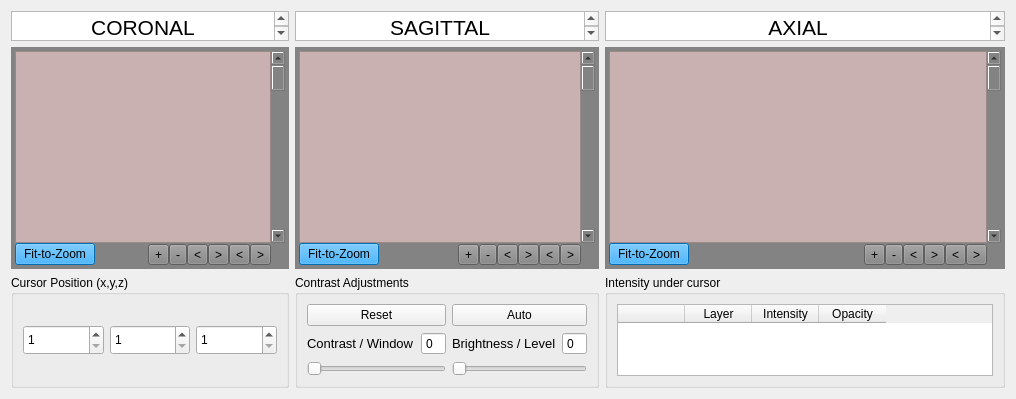
                 <widget class="QWidget" name="page_14">
                  <layout class="QGridLayout" name="gridLayout_106" rowstretch="1,0,0" columnstretch="1,1,1">
                   <item row="1" column="0">
                    <widget class="QFrame" name="frame_11">
                     <property name="minimumSize">
                      <size>
                       <width>0</width>
                       <height>200</height>
                      </size>
                     </property>
                     <property name="styleSheet">
                      <string notr="true">border-color: rgb(170, 170, 170);
background-color: rgb(131, 131, 131);
</string>
                     </property>
                     <property name="frameShape">
                      <enum>QFrame::NoFrame</enum>
                     </property>
                     <layout class="QGridLayout" name="gridLayout_146">
                      <property name="leftMargin">
                       <number>4</number>
                      </property>
                      <property name="topMargin">
                       <number>4</number>
                      </property>
                      <property name="rightMargin">
                       <number>4</number>
                      </property>
                      <property name="bottomMargin">
                       <number>4</number>
                      </property>
                      <property name="spacing">
                       <number>0</number>
                      </property>
                      <item row="1" column="0" rowspan="2">
                       <widget class="QPushButton" name="fit_to_zoom_data3d0">
                        <property name="styleSheet">
                         <string notr="true">
background-color: rgb(0, 153, 255);</string>
                        </property>
                        <property name="text">
                         <string>Fit-to-Zoom</string>
                        </property>
                        <property name="autoDefault">
                         <bool>false</bool>
                        </property>
                        <property name="default">
                         <bool>false</bool>
                        </property>
                        <property name="flat">
                         <bool>false</bool>
                        </property>
                       </widget>
                      </item>
                      <item row="0" column="0" colspan="9">
                       <widget class="QVTKRenderWindowInteractor" name="vtkWidget_data_coronal">
                        <property name="styleSheet">
                         <string notr="true">background-color: rgb(200, 177, 176);</string>
                        </property>
                       </widget>
                      </item>
                      <item row="0" column="9">
                       <widget class="QScrollBar" name="Scroll_data3d0">
                        <property name="pageStep">
                         <number>10</number>
                        </property>
                       </widget>
                      </item>
                      <item row="2" column="8">
                       <layout class="QHBoxLayout" name="horizontalLayout_36">
                        <item>
                         <widget class="QToolButton" name="go_down_data3d0">
                          <property name="text">
                           <string>&lt;</string>
                          </property>
                          <property name="icon">
                           <iconset theme="QIcon::ThemeIcon::GoDown"/>
                          </property>
                         </widget>
                        </item>
                        <item>
                         <widget class="QToolButton" name="go_up_data3d0">
                          <property name="text">
                           <string>&gt;</string>
                          </property>
                          <property name="icon">
                           <iconset theme="QIcon::ThemeIcon::GoUp"/>
                          </property>
                         </widget>
                        </item>
                        <item>
                         <widget class="QToolButton" name="go_left_data3d0">
                          <property name="text">
                           <string>&lt;</string>
                          </property>
                         </widget>
                        </item>
                        <item>
                         <widget class="QToolButton" name="go_right_data3d0">
                          <property name="text">
                           <string>&gt;</string>
                          </property>
                         </widget>
                        </item>
                       </layout>
                      </item>
                      <item row="2" column="7">
                       <layout class="QHBoxLayout" name="horizontalLayout_37">
                        <item>
                         <widget class="QToolButton" name="zoom_in_data3d0">
                          <property name="text">
                           <string>+</string>
                          </property>
                         </widget>
                        </item>
                        <item>
                         <widget class="QToolButton" name="zoom_out_data3d0">
                          <property name="text">
                           <string>-</string>
                          </property>
                         </widget>
                        </item>
                       </layout>
                      </item>
                     </layout>
                     <zorder>vtkWidget_data_coronal</zorder>
                     <zorder>Scroll_data3d0</zorder>
                     <zorder>fit_to_zoom_data3d0</zorder>
                    </widget>
                   </item>
                   <item row="2" column="1">
                    <widget class="QGroupBox" name="groupBox_52">
                     <property name="minimumSize">
                      <size>
                       <width>0</width>
                       <height>0</height>
                      </size>
                     </property>
                     <property name="maximumSize">
                      <size>
                       <width>16777215</width>
                       <height>300</height>
                      </size>
                     </property>
                     <property name="title">
                      <string>Contrast Adjustments</string>
                     </property>
                     <layout class="QGridLayout" name="gridLayout_162" columnstretch="1,0,0,1,0">
                      <item row="4" column="0" colspan="2">
                       <widget class="QSlider" name="changeContrast_data3d">
                        <property name="styleSheet">
                         <string notr="true"/>
                        </property>
                        <property name="maximum">
                         <number>99</number>
                        </property>
                        <property name="singleStep">
                         <number>1</number>
                        </property>
                        <property name="pageStep">
                         <number>10</number>
                        </property>
                        <property name="value">
                         <number>0</number>
                        </property>
                        <property name="orientation">
                         <enum>Qt::Horizontal</enum>
                        </property>
                       </widget>
                      </item>
                      <item row="0" column="0" colspan="2">
                       <widget class="QPushButton" name="pushButton_reset_data3d">
                        <property name="text">
                         <string>Reset</string>
                        </property>
                       </widget>
                      </item>
                      <item row="1" column="3">
                       <widget class="QLabel" name="label_35">
                        <property name="font">
                         <font>
                          <pointsize>10</pointsize>
                          <bold>false</bold>
                         </font>
                        </property>
                        <property name="text">
                         <string>Brightness / Level</string>
                        </property>
                       </widget>
                      </item>
                      <item row="1" column="1">
                       <widget class="QSpinBox" name="display_window_data3d">
                        <property name="enabled">
                         <bool>true</bool>
                        </property>
                        <property name="readOnly">
                         <bool>true</bool>
                        </property>
                        <property name="buttonSymbols">
                         <enum>QAbstractSpinBox::NoButtons</enum>
                        </property>
                       </widget>
                      </item>
                      <item row="0" column="3" colspan="2">
                       <widget class="QPushButton" name="pushButton_auto_data3d">
                        <property name="text">
                         <string>Auto</string>
                        </property>
                       </widget>
                      </item>
                      <item row="1" column="0">
                       <widget class="QLabel" name="label_36">
                        <property name="font">
                         <font>
                          <pointsize>10</pointsize>
                          <bold>false</bold>
                         </font>
                        </property>
                        <property name="text">
                         <string>Contrast / Window</string>
                        </property>
                       </widget>
                      </item>
                      <item row="4" column="3" colspan="2">
                       <widget class="QSlider" name="changeBrightness_data3d">
                        <property name="maximum">
                         <number>99</number>
                        </property>
                        <property name="singleStep">
                         <number>1</number>
                        </property>
                        <property name="pageStep">
                         <number>10</number>
                        </property>
                        <property name="value">
                         <number>0</number>
                        </property>
                        <property name="orientation">
                         <enum>Qt::Horizontal</enum>
                        </property>
                       </widget>
                      </item>
                      <item row="1" column="4">
                       <widget class="QSpinBox" name="display_level_data3d">
                        <property name="readOnly">
                         <bool>true</bool>
                        </property>
                        <property name="buttonSymbols">
                         <enum>QAbstractSpinBox::NoButtons</enum>
                        </property>
                       </widget>
                      </item>
                     </layout>
                    </widget>
                   </item>
                   <item row="1" column="1">
                    <widget class="QFrame" name="frame_9">
                     <property name="minimumSize">
                      <size>
                       <width>0</width>
                       <height>200</height>
                      </size>
                     </property>
                     <property name="styleSheet">
                      <string notr="true">border-color: rgb(170, 170, 170);
background-color: rgb(131, 131, 131);
</string>
                     </property>
                     <property name="frameShape">
                      <enum>QFrame::NoFrame</enum>
                     </property>
                     <layout class="QGridLayout" name="gridLayout_144">
                      <property name="leftMargin">
                       <number>4</number>
                      </property>
                      <property name="topMargin">
                       <number>4</number>
                      </property>
                      <property name="rightMargin">
                       <number>4</number>
                      </property>
                      <property name="bottomMargin">
                       <number>4</number>
                      </property>
                      <property name="spacing">
                       <number>0</number>
                      </property>
                      <item row="0" column="0" colspan="9">
                       <widget class="QVTKRenderWindowInteractor" name="vtkWidget_data_sagittal">
                        <property name="styleSheet">
                         <string notr="true">background-color: rgb(200, 177, 176);</string>
                        </property>
                       </widget>
                      </item>
                      <item row="2" column="7">
                       <layout class="QHBoxLayout" name="horizontalLayout_33">
                        <item>
                         <widget class="QToolButton" name="zoom_in_data3d1">
                          <property name="text">
                           <string>+</string>
                          </property>
                         </widget>
                        </item>
                        <item>
                         <widget class="QToolButton" name="zoom_out_data3d1">
                          <property name="text">
                           <string>-</string>
                          </property>
                         </widget>
                        </item>
                       </layout>
                      </item>
                      <item row="1" column="0" rowspan="2">
                       <widget class="QPushButton" name="fit_to_zoom_data3d1">
                        <property name="styleSheet">
                         <string notr="true">
background-color: rgb(0, 153, 255);</string>
                        </property>
                        <property name="text">
                         <string>Fit-to-Zoom</string>
                        </property>
                        <property name="autoDefault">
                         <bool>false</bool>
                        </property>
                        <property name="default">
                         <bool>false</bool>
                        </property>
                        <property name="flat">
                         <bool>false</bool>
                        </property>
                       </widget>
                      </item>
                      <item row="0" column="9">
                       <widget class="QScrollBar" name="Scroll_data3d1">
                        <property name="pageStep">
                         <number>10</number>
                        </property>
                       </widget>
                      </item>
                      <item row="2" column="8">
                       <layout class="QHBoxLayout" name="horizontalLayout_32">
                        <item>
                         <widget class="QToolButton" name="go_down_data3d1">
                          <property name="text">
                           <string>&lt;</string>
                          </property>
                          <property name="icon">
                           <iconset theme="QIcon::ThemeIcon::GoDown"/>
                          </property>
                         </widget>
                        </item>
                        <item>
                         <widget class="QToolButton" name="go_up_data3d1">
                          <property name="text">
                           <string>&gt;</string>
                          </property>
                          <property name="icon">
                           <iconset theme="QIcon::ThemeIcon::GoUp"/>
                          </property>
                         </widget>
                        </item>
                        <item>
                         <widget class="QToolButton" name="go_left_data3d1">
                          <property name="text">
                           <string>&lt;</string>
                          </property>
                         </widget>
                        </item>
                        <item>
                         <widget class="QToolButton" name="go_right_data3d1">
                          <property name="text">
                           <string>&gt;</string>
                          </property>
                         </widget>
                        </item>
                       </layout>
                      </item>
                     </layout>
                     <zorder>vtkWidget_data_sagittal</zorder>
                     <zorder>Scroll_data3d1</zorder>
                     <zorder>fit_to_zoom_data3d1</zorder>
                    </widget>
                   </item>
                   <item row="2" column="0">
                    <widget class="QGroupBox" name="groupBox_68">
                     <property name="title">
                      <string>Cursor Position (x,y,z)</string>
                     </property>
                     <layout class="QGridLayout" name="gridLayout_157">
                      <item row="0" column="2">
                       <widget class="QSpinBox" name="spinBox_y_data3d">
                        <property name="maximumSize">
                         <size>
                          <width>16777215</width>
                          <height>30</height>
                         </size>
                        </property>
                        <property name="buttonSymbols">
                         <enum>QAbstractSpinBox::UpDownArrows</enum>
                        </property>
                        <property name="minimum">
                         <number>1</number>
                        </property>
                        <property name="maximum">
                         <number>120</number>
                        </property>
                       </widget>
                      </item>
                      <item row="0" column="1">
                       <widget class="QSpinBox" name="spinBox_x_data3d">
                        <property name="maximumSize">
                         <size>
                          <width>16777215</width>
                          <height>30</height>
                         </size>
                        </property>
                        <property name="buttonSymbols">
                         <enum>QAbstractSpinBox::UpDownArrows</enum>
                        </property>
                        <property name="minimum">
                         <number>1</number>
                        </property>
                        <property name="maximum">
                         <number>120</number>
                        </property>
                       </widget>
                      </item>
                      <item row="0" column="3">
                       <widget class="QSpinBox" name="spinBox_z_data3d">
                        <property name="maximumSize">
                         <size>
                          <width>16777215</width>
                          <height>30</height>
                         </size>
                        </property>
                        <property name="buttonSymbols">
                         <enum>QAbstractSpinBox::UpDownArrows</enum>
                        </property>
                        <property name="minimum">
                         <number>1</number>
                        </property>
                        <property name="maximum">
                         <number>60</number>
                        </property>
                       </widget>
                      </item>
                     </layout>
                    </widget>
                   </item>
                   <item row="1" column="2">
                    <widget class="QFrame" name="frame_10">
                     <property name="minimumSize">
                      <size>
                       <width>0</width>
                       <height>200</height>
                      </size>
                     </property>
                     <property name="styleSheet">
                      <string notr="true">border-color: rgb(170, 170, 170);
background-color: rgb(131, 131, 131);
</string>
                     </property>
                     <property name="frameShape">
                      <enum>QFrame::NoFrame</enum>
                     </property>
                     <layout class="QGridLayout" name="gridLayout_145">
                      <property name="leftMargin">
                       <number>4</number>
                      </property>
                      <property name="topMargin">
                       <number>4</number>
                      </property>
                      <property name="rightMargin">
                       <number>4</number>
                      </property>
                      <property name="bottomMargin">
                       <number>4</number>
                      </property>
                      <property name="spacing">
                       <number>0</number>
                      </property>
                      <item row="1" column="0" rowspan="2">
                       <widget class="QPushButton" name="fit_to_zoom_data3d2">
                        <property name="styleSheet">
                         <string notr="true">
background-color: rgb(0, 153, 255);</string>
                        </property>
                        <property name="text">
                         <string>Fit-to-Zoom</string>
                        </property>
                        <property name="autoDefault">
                         <bool>false</bool>
                        </property>
                        <property name="default">
                         <bool>false</bool>
                        </property>
                        <property name="flat">
                         <bool>false</bool>
                        </property>
                       </widget>
                      </item>
                      <item row="0" column="0" colspan="9">
                       <widget class="QVTKRenderWindowInteractor" name="vtkWidget_data_axial">
                        <property name="styleSheet">
                         <string notr="true">background-color: rgb(200, 177, 176);</string>
                        </property>
                       </widget>
                      </item>
                      <item row="0" column="9">
                       <widget class="QScrollBar" name="Scroll_data3d2">
                        <property name="pageStep">
                         <number>10</number>
                        </property>
                       </widget>
                      </item>
                      <item row="2" column="8">
                       <layout class="QHBoxLayout" name="horizontalLayout_34">
                        <item>
                         <widget class="QToolButton" name="go_down_data3d2">
                          <property name="text">
                           <string>&lt;</string>
                          </property>
                          <property name="icon">
                           <iconset theme="QIcon::ThemeIcon::GoDown"/>
                          </property>
                         </widget>
                        </item>
                        <item>
                         <widget class="QToolButton" name="go_up_data3d2">
                          <property name="text">
                           <string>&gt;</string>
                          </property>
                          <property name="icon">
                           <iconset theme="QIcon::ThemeIcon::GoUp"/>
                          </property>
                         </widget>
                        </item>
                        <item>
                         <widget class="QToolButton" name="go_left_data3d2">
                          <property name="text">
                           <string>&lt;</string>
                          </property>
                         </widget>
                        </item>
                        <item>
                         <widget class="QToolButton" name="go_right_data3d2">
                          <property name="text">
                           <string>&gt;</string>
                          </property>
                         </widget>
                        </item>
                       </layout>
                      </item>
                      <item row="2" column="7">
                       <layout class="QHBoxLayout" name="horizontalLayout_35">
                        <item>
                         <widget class="QToolButton" name="zoom_in_data3d2">
                          <property name="text">
                           <string>+</string>
                          </property>
                         </widget>
                        </item>
                        <item>
                         <widget class="QToolButton" name="zoom_out_data3d2">
                          <property name="text">
                           <string>-</string>
                          </property>
                         </widget>
                        </item>
                       </layout>
                      </item>
                     </layout>
                     <zorder>vtkWidget_data_axial</zorder>
                     <zorder>Scroll_data3d2</zorder>
                     <zorder>fit_to_zoom_data3d2</zorder>
                    </widget>
                   </item>
                   <item row="2" column="2">
                    <widget class="QGroupBox" name="groupBox_40">
                     <property name="minimumSize">
                      <size>
                       <width>400</width>
                       <height>100</height>
                      </size>
                     </property>
                     <property name="maximumSize">
                      <size>
                       <width>16777215</width>
                       <height>300</height>
                      </size>
                     </property>
                     <property name="title">
                      <string>Intensity under cursor</string>
                     </property>
                     <layout class="QGridLayout" name="gridLayout_156" rowstretch="0,0">
                      <property name="rightMargin">
                       <number>9</number>
                      </property>
                      <property name="bottomMargin">
                       <number>9</number>
                      </property>
                      <item row="1" column="0">
                       <widget class="QTableWidget" name="tableintensity_data3d">
                        <property name="sizePolicy">
                         <sizepolicy hsizetype="MinimumExpanding" vsizetype="MinimumExpanding">
                          <horstretch>0</horstretch>
                          <verstretch>0</verstretch>
                         </sizepolicy>
                        </property>
                        <property name="maximumSize">
                         <size>
                          <width>700</width>
                          <height>1677</height>
                         </size>
                        </property>
                        <property name="contextMenuPolicy">
                         <enum>Qt::NoContextMenu</enum>
                        </property>
                        <property name="sizeAdjustPolicy">
                         <enum>QAbstractScrollArea::AdjustToContents</enum>
                        </property>
                        <property name="selectionBehavior">
                         <enum>QAbstractItemView::SelectItems</enum>
                        </property>
                        <attribute name="horizontalHeaderDefaultSectionSize">
                         <number>67</number>
                        </attribute>
                        <column>
                         <property name="text">
                          <string/>
                         </property>
                        </column>
                        <column>
                         <property name="text">
                          <string>Layer</string>
                         </property>
                        </column>
                        <column>
                         <property name="text">
                          <string>Intensity</string>
                         </property>
                        </column>
                        <column>
                         <property name="text">
                          <string>Opacity</string>
                         </property>
                        </column>
                       </widget>
                      </item>
                     </layout>
                    </widget>
                   </item>
                   <item row="0" column="0">
                    <widget class="QTextEdit" name="textEdit_7">
                     <property name="minimumSize">
                      <size>
                       <width>0</width>
                       <height>30</height>
                      </size>
                     </property>
                     <property name="maximumSize">
                      <size>
                       <width>16777215</width>
                       <height>30</height>
                      </size>
                     </property>
                     <property name="layoutDirection">
                      <enum>Qt::LeftToRight</enum>
                     </property>
                     <property name="readOnly">
                      <bool>true</bool>
                     </property>
                     <property name="html">
                      <string>&lt;!DOCTYPE HTML PUBLIC &quot;-//W3C//DTD HTML 4.0//EN&quot; &quot;http://www.w3.org/TR/REC-html40/strict.dtd&quot;&gt;
&lt;html&gt;&lt;head&gt;&lt;meta name=&quot;qrichtext&quot; content=&quot;1&quot; /&gt;&lt;meta charset=&quot;utf-8&quot; /&gt;&lt;style type=&quot;text/css&quot;&gt;
p, li { white-space: pre-wrap; }
hr { height: 1px; border-width: 0; }
li.unchecked::marker { content: &quot;\2610&quot;; }
li.checked::marker { content: &quot;\2612&quot;; }
&lt;/style&gt;&lt;/head&gt;&lt;body style=&quot; font-family:'Sans'; font-size:10pt; font-weight:400; font-style:normal;&quot;&gt;
&lt;p align=&quot;center&quot; style=&quot; margin-top:0px; margin-bottom:0px; margin-left:0px; margin-right:0px; -qt-block-indent:0; text-indent:0px;&quot;&gt;&lt;span style=&quot; font-size:16pt;&quot;&gt;CORONAL&lt;/span&gt;&lt;/p&gt;&lt;/body&gt;&lt;/html&gt;</string>
                     </property>
                    </widget>
                   </item>
                   <item row="0" column="1">
                    <widget class="QTextEdit" name="textEdit_8">
                     <property name="minimumSize">
                      <size>
                       <width>0</width>
                       <height>30</height>
                      </size>
                     </property>
                     <property name="maximumSize">
                      <size>
                       <width>16777215</width>
                       <height>30</height>
                      </size>
                     </property>
                     <property name="readOnly">
                      <bool>true</bool>
                     </property>
                     <property name="html">
                      <string>&lt;!DOCTYPE HTML PUBLIC &quot;-//W3C//DTD HTML 4.0//EN&quot; &quot;http://www.w3.org/TR/REC-html40/strict.dtd&quot;&gt;
&lt;html&gt;&lt;head&gt;&lt;meta name=&quot;qrichtext&quot; content=&quot;1&quot; /&gt;&lt;meta charset=&quot;utf-8&quot; /&gt;&lt;style type=&quot;text/css&quot;&gt;
p, li { white-space: pre-wrap; }
hr { height: 1px; border-width: 0; }
li.unchecked::marker { content: &quot;\2610&quot;; }
li.checked::marker { content: &quot;\2612&quot;; }
&lt;/style&gt;&lt;/head&gt;&lt;body style=&quot; font-family:'Sans'; font-size:10pt; font-weight:400; font-style:normal;&quot;&gt;
&lt;p align=&quot;center&quot; style=&quot; margin-top:0px; margin-bottom:0px; margin-left:0px; margin-right:0px; -qt-block-indent:0; text-indent:0px;&quot;&gt;&lt;span style=&quot; font-size:16pt;&quot;&gt;SAGITTAL&lt;/span&gt;&lt;/p&gt;&lt;/body&gt;&lt;/html&gt;</string>
                     </property>
                    </widget>
                   </item>
                   <item row="0" column="2">
                    <widget class="QTextEdit" name="textEdit_9">
                     <property name="minimumSize">
                      <size>
                       <width>0</width>
                       <height>30</height>
                      </size>
                     </property>
                     <property name="maximumSize">
                      <size>
                       <width>16777215</width>
                       <height>30</height>
                      </size>
                     </property>
                     <property name="readOnly">
                      <bool>true</bool>
                     </property>
                     <property name="html">
                      <string>&lt;!DOCTYPE HTML PUBLIC &quot;-//W3C//DTD HTML 4.0//EN&quot; &quot;http://www.w3.org/TR/REC-html40/strict.dtd&quot;&gt;
&lt;html&gt;&lt;head&gt;&lt;meta name=&quot;qrichtext&quot; content=&quot;1&quot; /&gt;&lt;meta charset=&quot;utf-8&quot; /&gt;&lt;style type=&quot;text/css&quot;&gt;
p, li { white-space: pre-wrap; }
hr { height: 1px; border-width: 0; }
li.unchecked::marker { content: &quot;\2610&quot;; }
li.checked::marker { content: &quot;\2612&quot;; }
&lt;/style&gt;&lt;/head&gt;&lt;body style=&quot; font-family:'Sans'; font-size:10pt; font-weight:400; font-style:normal;&quot;&gt;
&lt;p align=&quot;center&quot; style=&quot; margin-top:0px; margin-bottom:0px; margin-left:0px; margin-right:0px; -qt-block-indent:0; text-indent:0px;&quot;&gt;&lt;span style=&quot; font-size:16pt;&quot;&gt;AXIAL&lt;/span&gt;&lt;/p&gt;&lt;/body&gt;&lt;/html&gt;</string>
                     </property>
                    </widget>
                   </item>
                  </layout>
                 </widget>
